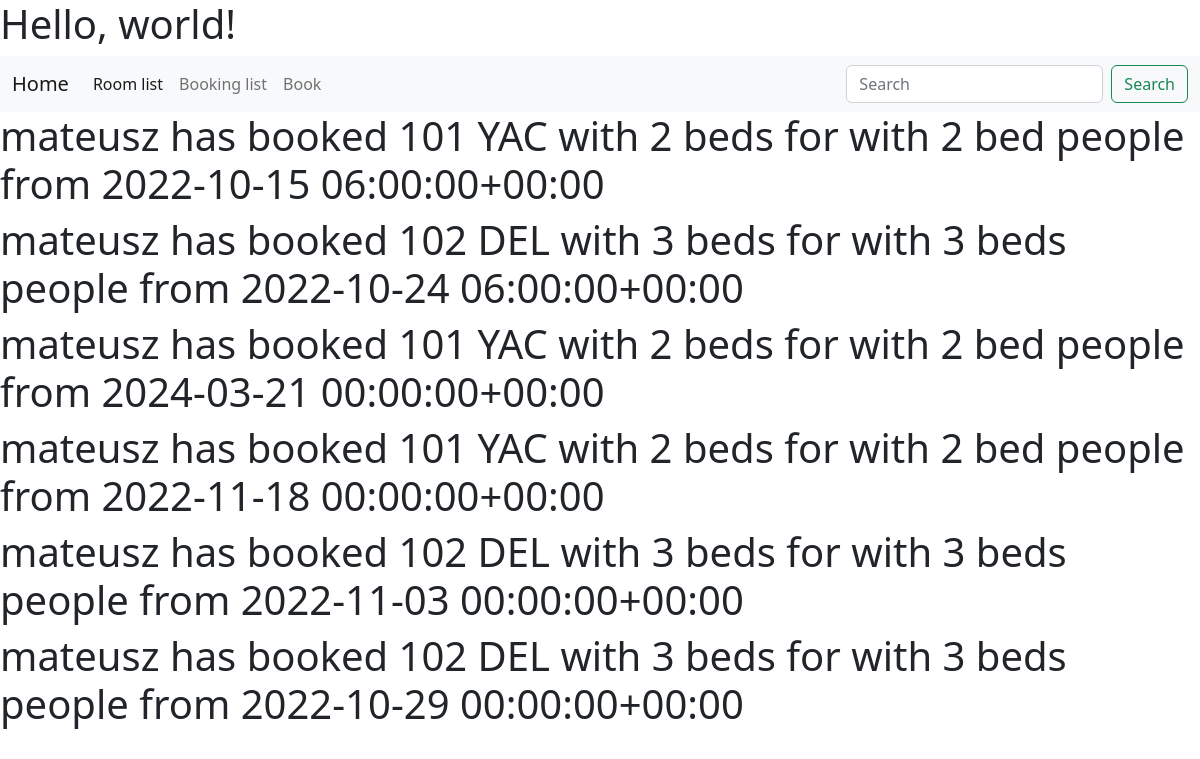
The page /booking_list/ on the database its author committed.
### hotelbooking/models.py (models this page shows)
class Booking(models.Model):
    user = models.ForeignKey(settings.AUTH_USER_MODEL, on_delete=models.CASCADE, null=True)
    room = models.ForeignKey(Room, on_delete=models.CASCADE, null=True)
    check_in = models.DateTimeField(null=True)
    check_out = models.DateTimeField(null=True)
    def __str__(self):
        return f'{self.user} has booked {self.room} from {self.check_in}'

class Room(models.Model):
    ROOM_CATEGORIES = (
        ('YAC', 'AC'),
        ('NAC', 'NON-AC'),
        ('DEL', 'DELUXE'),
        ('KIN', 'KING'),
        ('QUE', 'QUEEN'),
    )
    number = models.IntegerField(null=True)
    category = models.CharField(max_length=3, choices=ROOM_CATEGORIES, null=True)
    beds = models.IntegerField(null=True)
    capacity = models.CharField(max_length=100, null=True)
    def __str__(self):
        return f'{self.number} {self.category} with {self.beds} beds for {self.capacity} people'

### hotelbooking/views.py (the view)
# urls.py: path('booking_list/', BookingList.as_view(), name='BookingList'),
class BookingList(ListView):
    model = Booking
    template_name = 'booking_list.html'

### hotelbooking/templates/booking_list.html
{% extends 'base.html' %}
{% block content %}
{% for booking in booking_list %}
<h1>{{ booking }}</h1>
{% endfor %}
{% endblock %}

### rows shown on the page
Booking: user+room+check_in "mateusz has booked 101 YAC with 2 beds for with 2 bed people from 2022-10-15 06:00:00+00:00"
Booking: user+room+check_in "mateusz has booked 102 DEL with 3 beds for with 3 beds people from 2022-10-24 06:00:00+00:00"
Booking: user+room+check_in "mateusz has booked 101 YAC with 2 beds for with 2 bed people from 2024-03-21 00:00:00+00:00"
Booking: user+room+check_in "mateusz has booked 101 YAC with 2 beds for with 2 bed people from 2022-11-18 00:00:00+00:00"
Booking: user+room+check_in "mateusz has booked 102 DEL with 3 beds for with 3 beds people from 2022-11-03 00:00:00+00:00"
Booking: user+room+check_in "mateusz has booked 102 DEL with 3 beds for with 3 beds people from 2022-10-29 00:00:00+00:00"
